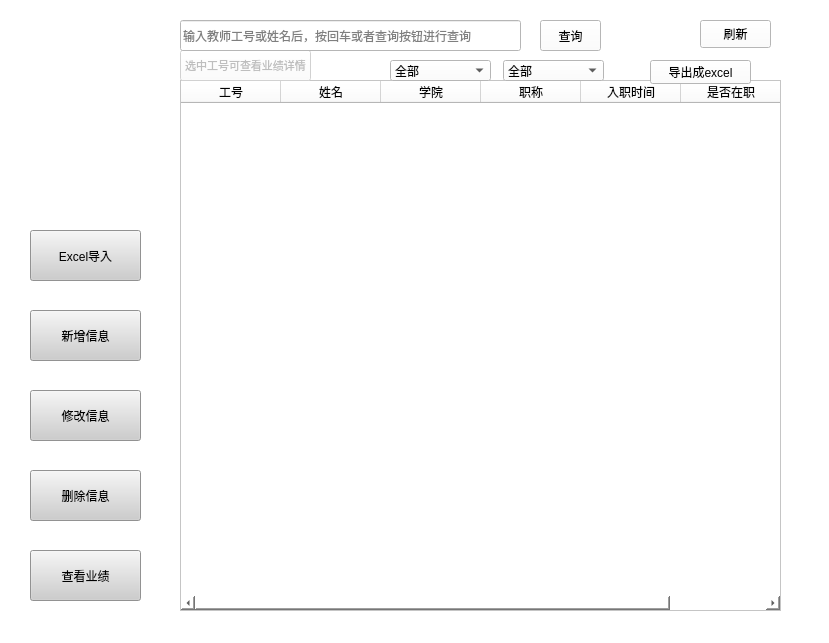
<?xml version="1.0" encoding="UTF-8"?>
<ui version="4.0">
 <class>Form</class>
 <widget class="QWidget" name="Form">
  <property name="geometry">
   <rect>
    <x>0</x>
    <y>0</y>
    <width>829</width>
    <height>643</height>
   </rect>
  </property>
  <property name="windowTitle">
   <string>Form</string>
  </property>
  <property name="styleSheet">
   <string notr="true">background-color: rgb(255, 255, 255);</string>
  </property>
  <widget class="QPushButton" name="add_account_button">
   <property name="geometry">
    <rect>
     <x>30</x>
     <y>310</y>
     <width>111</width>
     <height>51</height>
    </rect>
   </property>
   <property name="styleSheet">
    <string notr="true">background-color: rgb(205, 205, 205);</string>
   </property>
   <property name="text">
    <string>新增信息</string>
   </property>
  </widget>
  <widget class="QPushButton" name="modify_account_button">
   <property name="geometry">
    <rect>
     <x>30</x>
     <y>390</y>
     <width>111</width>
     <height>51</height>
    </rect>
   </property>
   <property name="styleSheet">
    <string notr="true">background-color: rgb(205, 205, 205);</string>
   </property>
   <property name="text">
    <string>修改信息</string>
   </property>
  </widget>
  <widget class="QTableWidget" name="table">
   <property name="geometry">
    <rect>
     <x>180</x>
     <y>80</y>
     <width>601</width>
     <height>531</height>
    </rect>
   </property>
   <property name="styleSheet">
    <string notr="true">
QTableWidget&gt;QTableWidgetItem{ border-color:black;
border-width:5px};</string>
   </property>
   <property name="sortingEnabled">
    <bool>true</bool>
   </property>
   <attribute name="horizontalHeaderVisible">
    <bool>true</bool>
   </attribute>
   <attribute name="horizontalHeaderMinimumSectionSize">
    <number>24</number>
   </attribute>
   <attribute name="horizontalHeaderDefaultSectionSize">
    <number>100</number>
   </attribute>
   <attribute name="horizontalHeaderHighlightSections">
    <bool>false</bool>
   </attribute>
   <attribute name="horizontalHeaderShowSortIndicator" stdset="0">
    <bool>true</bool>
   </attribute>
   <attribute name="horizontalHeaderStretchLastSection">
    <bool>true</bool>
   </attribute>
   <attribute name="verticalHeaderMinimumSectionSize">
    <number>23</number>
   </attribute>
   <column>
    <property name="text">
     <string>工号</string>
    </property>
   </column>
   <column>
    <property name="text">
     <string>姓名</string>
    </property>
   </column>
   <column>
    <property name="text">
     <string>学院</string>
    </property>
   </column>
   <column>
    <property name="text">
     <string>职称</string>
    </property>
   </column>
   <column>
    <property name="text">
     <string>入职时间</string>
    </property>
   </column>
   <column>
    <property name="text">
     <string>是否在职</string>
    </property>
   </column>
  </widget>
  <widget class="QComboBox" name="comboBox_xueyuan">
   <property name="geometry">
    <rect>
     <x>390</x>
     <y>60</y>
     <width>101</width>
     <height>21</height>
    </rect>
   </property>
   <item>
    <property name="text">
     <string>全部</string>
    </property>
   </item>
   <item>
    <property name="text">
     <string>计算机学院</string>
    </property>
   </item>
   <item>
    <property name="text">
     <string>软件学院</string>
    </property>
   </item>
  </widget>
  <widget class="QComboBox" name="comboBox_zhicheng">
   <property name="geometry">
    <rect>
     <x>503</x>
     <y>60</y>
     <width>101</width>
     <height>21</height>
    </rect>
   </property>
   <item>
    <property name="text">
     <string>全部</string>
    </property>
   </item>
   <item>
    <property name="text">
     <string>教授</string>
    </property>
   </item>
   <item>
    <property name="text">
     <string>副教授</string>
    </property>
   </item>
   <item>
    <property name="text">
     <string>讲师</string>
    </property>
   </item>
   <item>
    <property name="text">
     <string>外聘专家</string>
    </property>
   </item>
  </widget>
  <widget class="QPushButton" name="pushButton">
   <property name="enabled">
    <bool>false</bool>
   </property>
   <property name="geometry">
    <rect>
     <x>180</x>
     <y>50</y>
     <width>131</width>
     <height>31</height>
    </rect>
   </property>
   <property name="font">
    <font>
     <pointsize>8</pointsize>
    </font>
   </property>
   <property name="text">
    <string>选中工号可查看业绩详情</string>
   </property>
  </widget>
  <widget class="QPushButton" name="search_button">
   <property name="geometry">
    <rect>
     <x>540</x>
     <y>20</y>
     <width>61</width>
     <height>31</height>
    </rect>
   </property>
   <property name="text">
    <string>查询</string>
   </property>
  </widget>
  <widget class="QLineEdit" name="search_text">
   <property name="geometry">
    <rect>
     <x>180</x>
     <y>20</y>
     <width>341</width>
     <height>31</height>
    </rect>
   </property>
   <property name="placeholderText">
    <string>输入教师工号或姓名后，按回车或者查询按钮进行查询</string>
   </property>
  </widget>
  <widget class="QPushButton" name="refreshButton">
   <property name="geometry">
    <rect>
     <x>700</x>
     <y>20</y>
     <width>71</width>
     <height>28</height>
    </rect>
   </property>
   <property name="text">
    <string>刷新</string>
   </property>
  </widget>
  <widget class="QPushButton" name="searchButton">
   <property name="geometry">
    <rect>
     <x>30</x>
     <y>550</y>
     <width>111</width>
     <height>51</height>
    </rect>
   </property>
   <property name="styleSheet">
    <string notr="true">background-color: rgb(205, 205, 205);</string>
   </property>
   <property name="text">
    <string>查看业绩</string>
   </property>
  </widget>
  <widget class="QLabel" name="imageLabel">
   <property name="geometry">
    <rect>
     <x>20</x>
     <y>60</y>
     <width>141</width>
     <height>141</height>
    </rect>
   </property>
   <property name="text">
    <string/>
   </property>
   <property name="textFormat">
    <enum>Qt::PlainText</enum>
   </property>
  </widget>
  <widget class="QPushButton" name="deleteButton">
   <property name="geometry">
    <rect>
     <x>30</x>
     <y>470</y>
     <width>111</width>
     <height>51</height>
    </rect>
   </property>
   <property name="styleSheet">
    <string notr="true">background-color: rgb(205, 205, 205);</string>
   </property>
   <property name="text">
    <string>删除信息</string>
   </property>
  </widget>
  <widget class="QPushButton" name="excelImportButton">
   <property name="geometry">
    <rect>
     <x>30</x>
     <y>230</y>
     <width>111</width>
     <height>51</height>
    </rect>
   </property>
   <property name="styleSheet">
    <string notr="true">background-color: rgb(205, 205, 205);</string>
   </property>
   <property name="text">
    <string>Excel导入</string>
   </property>
  </widget>
  <widget class="QPushButton" name="exportButton">
   <property name="geometry">
    <rect>
     <x>650</x>
     <y>60</y>
     <width>101</width>
     <height>24</height>
    </rect>
   </property>
   <property name="text">
    <string>导出成excel</string>
   </property>
  </widget>
 </widget>
 <resources/>
 <connections/>
</ui>
